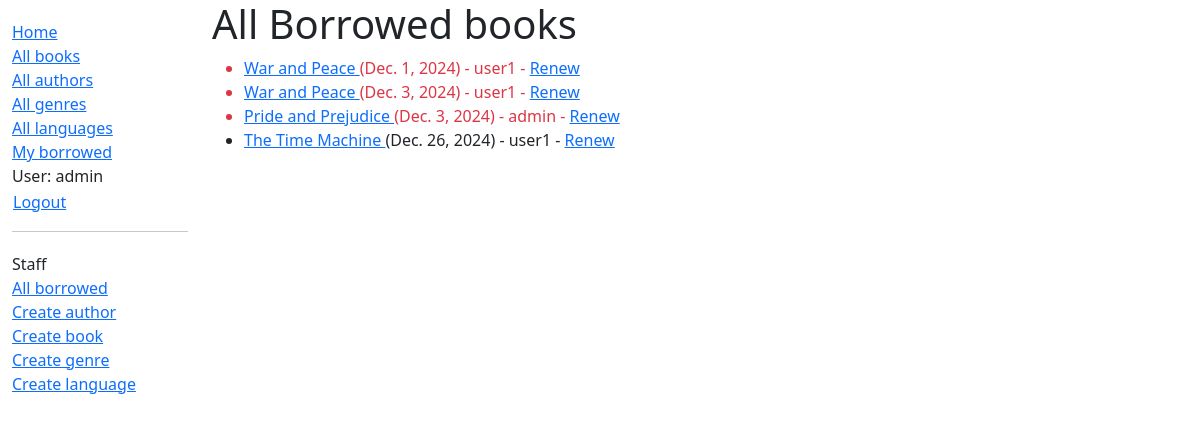
Page /catalog/borrowed/ (signed in) on the committed database.
### catalog/models.py (models this page shows, shortened)
class BookInstance(models.Model):
    id = models.UUIDField(primary_key=True, default=uuid.uuid4, help_text="Unique ID for this particular book across whole library")
    book = models.ForeignKey('Book', on_delete=models.RESTRICT, null=True)
    imprint = models.CharField(max_length=200)
    due_back = models.DateField(null=True, blank=True)
    borrower = models.ForeignKey(settings.AUTH_USER_MODEL, on_delete=models.SET_NULL, null=True, blank=True)
    LOAN_STATUS = (
        ('m', 'Maintenance'),
        ('o', 'On loan'),
        ('a', 'Available'),
        ('r', 'Reserved'),
    )
    status = models.CharField(
        max_length=1,
        choices=LOAN_STATUS,
        blank=True,
        default='m',
        help_text='Book availability',
    )
    class Meta:
        ordering=['due_back']
        permissions = (('can_mark_returned', 'Set book as returned'), )
    @property
    def is_overdue(self):
        return bool(self.due_back and date.today() > self.due_back)

class Book(models.Model):
    title = models.CharField(max_length=200)
    author = models.ForeignKey('Author', on_delete=models.RESTRICT, null=True)
    summary = models.TextField(max_length=1000, help_text="Enter a brief description of the book")
    isbn = models.CharField('ISBN', max_length=13, unique=True, help_text='13 Character <a href="https://www.isbn-international.org/content/what-isbn''">ISBN number</a>')
    genre = models.ManyToManyField(Genre, help_text="Select a genre for this book")
    language = models.ForeignKey('Language', on_delete=models.SET_NULL, null=True)
    def display_genre(self):
        """Create a string for the genre. This is required to display genre in Admin."""
        return ', '.join(genre.name for genre in self.genre.all()[:3])
    display_genre.short_description = "Genre"

### catalog/views.py (the view)
# urls.py: path('borrowed/', views.LoanedBooksAllListView.as_view(), name='all-borrowed'),
class LoanedBooksAllListView(PermissionRequiredMixin, generic.ListView):
    model = BookInstance
    permission_required = 'catalog.can_mark_returned'
    template_name = 'catalog/bookinstance_list_borrowed_all.html'
    paginate_by = 10
    def get_queryset(self):
        return BookInstance.objects.filter(status__exact='o').order_by('due_back')

### catalog/templates/catalog/bookinstance_list_borrowed_all.html
{% extends "base_generic.html" %}
{% block content %}
    <h1>All Borrowed books</h1>
    {% if bookinstance_list %}
    <ul>
        {% for bookinst in bookinstance_list %}
            <li class="{% if bookinst.is_overdue %}text-danger{% endif %}">
                <a href="{% url 'book-detail' bookinst.book.pk %}">
                    {{ bookinst.book.title }}
                </a>
                ({{ bookinst.due_back }})
                {% if user.is_staff %}
                    - {{ bookinst.borrower }}
                {% endif %}
                {% if perms.catalog.can_mark_returned %}- <a href="{% url 'renew-book-librarian' bookinst.id %}">Renew</a>{% endif %}
            </li>
        {% endfor %}
    </ul>
    {% else %}
    <p>There are no books borrowed.</p>
    {% endif %}
{% endblock %}

### catalog/templates/base_generic.html (shortened to what this page needs)
<!doctype html>
<html lang="en">
  <head>
    <link href="https://cdn.jsdelivr.net/npm/bootstrap@5.3.3/dist/css/bootstrap.min.css"
      rel="stylesheet"
>
    {% load static %}
    <link rel="stylesheet" href="{% static 'css/style.css' %}" />
  </head>
  <body>
    <div class="container-fluid">
      <div class="row">
        <div class="col-sm-2">
          {% block sidebar %}
            <ul class="sidebar-nav">
              <li><a href="{% url 'index' %}">Home</a></li>
              <li><a href="{% url 'books' %}">All books</a></li>
              <li><a href="{% url 'authors' %}">All authors</a></li>
              <li><a href="{% url 'genres' %}">All genres</a></li>
              <li><a href="{% url 'languages' %}">All languages</a></li>
              <li><a href="{% url 'my-borrowed' %}">My borrowed</a></li>
              {% if user.is_authenticated %}
              <li>User: {{ user.get_username }}</li>
              <li>
                <form id="logout-form" method="post" action="{% url 'logout' %}">
                  <button type="submit" class="btn btn-link">Logout</button>
                </form>
              </li>
              {% else %}
              <li><a href="{% url 'login' %}?next={{ request.path }}">Login</a></li>
              {% endif %}
            </ul>
            {% if user.is_staff %}
              <hr>
              <ul class="sidebar-nav">
                <li>Staff</li>
                <li><a href="{% url 'all-borrowed' %}">All borrowed</a></li>
                {% if perms.catalog.add_author %}
                <li><a href="{% url 'author-create' %}">Create author</a></li>
                {% endif %}
                {% if perms.catalog.add_book %}
                <li><a href="{% url 'book-create' %}">Create book</a></li>
                {% endif %}
                {% if perms.catalog.add_genre %}
                <li><a href="{% url 'genre-create' %}">Create genre</a></li>
                {% endif %}
                {% if perms.catalog.add_language %}
                <li><a href="{% url 'language-create' %}">Create language</a></li>
                {% endif %}
              </ul>
            {% endif %}
          {% endblock %}
        </div>
        <div class="col-sm-10 ">
          {% block content %}{% endblock %}
        </div>
      </div>
    </div>
  </body>
</html>

### catalog/static/css/style.css (style rules this page uses)
.sidebar-nav { margin-top: 20px; padding: 0; list-style: none; }
#logout-form { display: inline; }
#logout-form button { padding: 0; margin: 0; }

### rows in the picture
BookInstance: book "War and Peace", due_back "Dec. 1, 2024", borrower "user1"
BookInstance: book "War and Peace", due_back "Dec. 3, 2024", borrower "user1"
BookInstance: book "Pride and Prejudice", due_back "Dec. 3, 2024", borrower "admin"
BookInstance: book "The Time Machine", due_back "Dec. 26, 2024", borrower "user1"

### other values in the picture
{{ user.get_username }} "admin"
